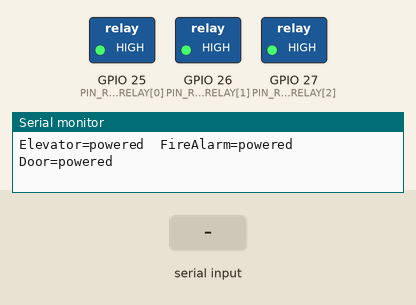
This sketch was run on a simulated ESP32. Parts: switched loads named in the sketch (green lamp = pin HIGH), the last lines printed to the serial monitor. The test bench sets the inputs (shaded band).

Above: at 1.7 s.
1.8 s: "1" received over Serial
At 2.6 s:
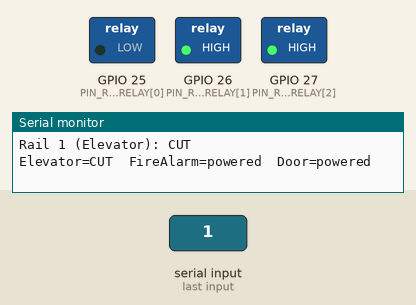
3.3 s: "2" received over Serial
At 3.7 s:
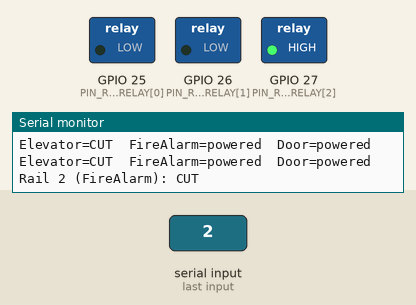
4.8 s: "1" received over Serial
At 6.0 s:
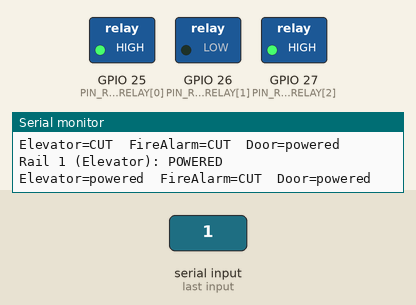
6.3 s: "a" received over Serial
At 7.2 s:
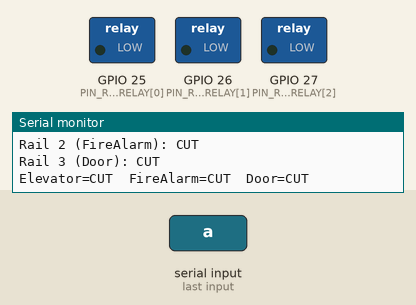
8.5 s: "2" received over Serial
At 8.9 s:
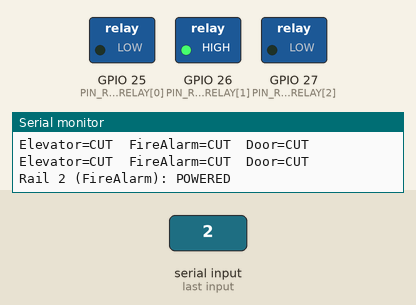
10.0 s: "A" received over Serial
At 11.2 s:
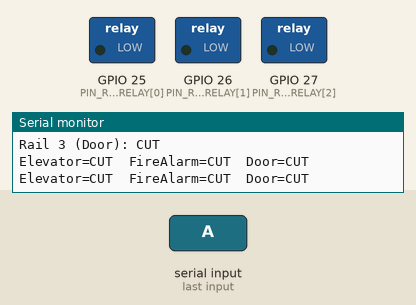
Timing chart, 0 to 12.5 s (numbered marks = the images above; inputs shaded):
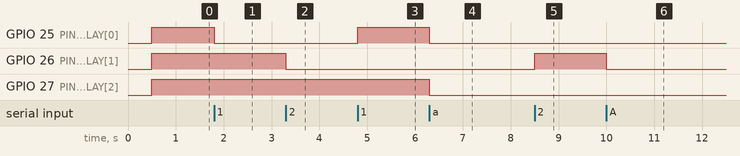

The sketch:

sketch.ino
```cpp
/*
  ============================================================================
  BSH-PowerBox -- PROTOTYPE: power rails (Wokwi simulation and bench test)
  ============================================================================
  DRAFT, opened Oct 27, 2026; lights removed Oct 28, 2026 at Luis's decision.
  NOT the as-built node. The as-built simulation is
  Firmware/BSH-PowerBox/Wokwi/ (power rails, rebuilt Oct 28, 2026) -- this
  folder is kept only as the prototype's own working copy.

  Idea: the PowerBox no longer drives a fan or lights. Three relay channels
  switch power to the other three BSH nodes. In the simulation each downstream
  node is only an LED: lit = that node has power. On the bench the relay's NO
  contact feeds a node's 5V pin (node USB unplugged) -- the "5V-pin method",
  decided Oct 28, 2026.

  Pins (rail-to-pin map by Luis, Oct 28, 2026):
    GPIO 25  Rail 1 relay IN   -> Elevator
    GPIO 26  Rail 2 relay IN   -> FireAlarm
    GPIO 27  Rail 3 relay IN   -> Door
  25/26/27 are not strapping, flash or input-only pins per
  References/ESP-IDF/02-api-reference/peripherals-api/gpio-rtc-gpio.md.

  Contact: NO (normally open), decided Oct 27, 2026: when the PowerBox is off,
  the other systems are off too ("fail-dark"). Relay de-energised = rail CUT.
  Energising the coil POWERS the rail, so rail on = coil on and the coil draws
  current while the rail is on.
  Decided but NOT shown here (no WiFi/Modbus): rails turn off on comms loss.
  Open (decision 8): how rails come on after power-up; RAILS_ON_AT_BOOT below
  is only the sketch's default.

  Controls (Serial Monitor at 115200, type the character + Enter):
    '1'  toggle rail 1 (Elevator)   '2' rail 2 (FireAlarm)   '3' rail 3 (Door)
    'a'  cut all three rails        'r' restore all three rails

  Real relay polarity: Wokwi's relay energises on HIGH. Each real board must
  be tested on its own; do not carry a result from one board to another.
  ============================================================================
*/

const int PIN_RAIL_RELAY[3] = {25, 26, 27};
const char* RAIL_NAME[3]    = {"Elevator", "FireAlarm", "Door"};

const bool RELAY_ACTIVE_LOW = false;  // Wokwi: energises on HIGH; test each real board
const bool RAIL_USES_NC     = false;  // NO contact: coil energised = rail POWERED
const bool RAILS_ON_AT_BOOT = true;   // sim default only; real rule is decision 8, open

bool railOn[3] = {RAILS_ON_AT_BOOT, RAILS_ON_AT_BOOT, RAILS_ON_AT_BOOT};

void setRelay(int pin, bool energised) {
  bool level = RELAY_ACTIVE_LOW ? !energised : energised;
  digitalWrite(pin, level ? HIGH : LOW);
}

// Rail ON with the NC contact = coil off; with the NO contact = coil on.
void applyRail(int i) {
  bool energised = RAIL_USES_NC ? !railOn[i] : railOn[i];
  setRelay(PIN_RAIL_RELAY[i], energised);
}

void setRail(int i, bool on) {
  railOn[i] = on;
  applyRail(i);
  Serial.print("Rail ");
  Serial.print(i + 1);
  Serial.print(" (");
  Serial.print(RAIL_NAME[i]);
  Serial.print("): ");
  Serial.println(on ? "POWERED" : "CUT");
}

const unsigned long PRINT_INTERVAL_MS = 1000;
unsigned long lastPrint = 0;

void setup() {
  Serial.begin(115200);
  delay(500);
  Serial.println();
  Serial.println("=== BSH-PowerBox PROTOTYPE -- power rails (no WiFi/Modbus) ===");

  for (int i = 0; i < 3; i++) {
    pinMode(PIN_RAIL_RELAY[i], OUTPUT);
    applyRail(i);
  }

  Serial.println("'1' '2' '3' toggle a rail | 'a' cut all | 'r' restore all");
  Serial.println("Boot: rails per RAILS_ON_AT_BOOT (NO contact: coil on = powered).");
  Serial.println();
}

void loop() {
  while (Serial.available()) {
    char c = Serial.read();
    if (c >= '1' && c <= '3') {
      int i = c - '1';
      setRail(i, !railOn[i]);
    } else if (c == 'a' || c == 'A') {
      for (int i = 0; i < 3; i++) setRail(i, false);
    } else if (c == 'r' || c == 'R') {
      for (int i = 0; i < 3; i++) setRail(i, true);
    }
  }

  unsigned long now = millis();
  if (now - lastPrint >= PRINT_INTERVAL_MS) {
    lastPrint = now;
    for (int i = 0; i < 3; i++) {
      Serial.print(RAIL_NAME[i]);
      Serial.print("=");
      Serial.print(railOn[i] ? "powered" : "CUT");
      Serial.print("  ");
    }
    Serial.println();
  }
}
```

Measured:
- after the input at 1.8 s, GPIO 25 (PIN_RAIL_RELAY[0]): HIGH → LOW at once
- after the input at 3.3 s, GPIO 26 (PIN_RAIL_RELAY[1]): HIGH → LOW at once
- after the input at 4.8 s, GPIO 25 (PIN_RAIL_RELAY[0]): LOW → HIGH at once
- after the input at 6.3 s, GPIO 25 (PIN_RAIL_RELAY[0]), GPIO 27 (PIN_RAIL_RELAY[2]): HIGH → LOW at once
- after the input at 8.5 s, GPIO 26 (PIN_RAIL_RELAY[1]): LOW → HIGH at once
- after the input at 10.0 s, GPIO 26 (PIN_RAIL_RELAY[1]): HIGH → LOW at once
